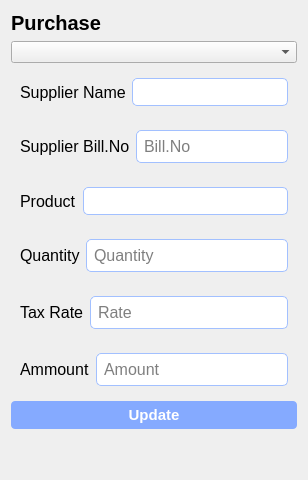
                    <widget class="QWidget" name="page_13">
                     <layout class="QVBoxLayout" name="verticalLayout_21">
                      <item>
                       <widget class="QLabel" name="label_88">
                        <property name="font">
                         <font>
                          <pointsize>15</pointsize>
                          <weight>75</weight>
                          <bold>true</bold>
                         </font>
                        </property>
                        <property name="text">
                         <string>Purchase</string>
                        </property>
                       </widget>
                      </item>
                      <item>
                       <widget class="QComboBox" name="comboBox_8"/>
                      </item>
                      <item>
                       <widget class="QWidget" name="widget_67" native="true">
                        <layout class="QHBoxLayout" name="horizontalLayout_62">
                         <item>
                          <widget class="QLabel" name="label_73">
                           <property name="sizePolicy">
                            <sizepolicy hsizetype="Expanding" vsizetype="Preferred">
                             <horstretch>2</horstretch>
                             <verstretch>0</verstretch>
                            </sizepolicy>
                           </property>
                           <property name="font">
                            <font>
                             <pointsize>12</pointsize>
                            </font>
                           </property>
                           <property name="text">
                            <string>Supplier Name</string>
                           </property>
                          </widget>
                         </item>
                         <item>
                          <widget class="QLineEdit" name="lineEdit_55">
                           <property name="sizePolicy">
                            <sizepolicy hsizetype="Expanding" vsizetype="Fixed">
                             <horstretch>8</horstretch>
                             <verstretch>0</verstretch>
                            </sizepolicy>
                           </property>
                           <property name="styleSheet">
                            <string notr="true">border-radius: 5px;
border: 1px solid rgb(162, 192, 255);
padding: 5px;</string>
                           </property>
                          </widget>
                         </item>
                        </layout>
                       </widget>
                      </item>
                      <item>
                       <widget class="QWidget" name="widget_68" native="true">
                        <layout class="QHBoxLayout" name="horizontalLayout_63">
                         <item>
                          <widget class="QLabel" name="label_74">
                           <property name="sizePolicy">
                            <sizepolicy hsizetype="Expanding" vsizetype="Preferred">
                             <horstretch>2</horstretch>
                             <verstretch>0</verstretch>
                            </sizepolicy>
                           </property>
                           <property name="font">
                            <font>
                             <pointsize>12</pointsize>
                            </font>
                           </property>
                           <property name="text">
                            <string>Supplier Bill.No</string>
                           </property>
                          </widget>
                         </item>
                         <item>
                          <widget class="QLineEdit" name="lineEdit_47">
                           <property name="sizePolicy">
                            <sizepolicy hsizetype="Expanding" vsizetype="Fixed">
                             <horstretch>8</horstretch>
                             <verstretch>0</verstretch>
                            </sizepolicy>
                           </property>
                           <property name="font">
                            <font>
                             <pointsize>12</pointsize>
                            </font>
                           </property>
                           <property name="styleSheet">
                            <string notr="true">border-radius: 5px;
border: 1px solid rgb(162, 192, 255);
padding: 5px;</string>
                           </property>
                           <property name="placeholderText">
                            <string>Bill.No</string>
                           </property>
                          </widget>
                         </item>
                        </layout>
                       </widget>
                      </item>
                      <item>
                       <widget class="QWidget" name="widget_69" native="true">
                        <layout class="QHBoxLayout" name="horizontalLayout_64">
                         <item>
                          <widget class="QLabel" name="label_75">
                           <property name="sizePolicy">
                            <sizepolicy hsizetype="Expanding" vsizetype="Preferred">
                             <horstretch>2</horstretch>
                             <verstretch>0</verstretch>
                            </sizepolicy>
                           </property>
                           <property name="font">
                            <font>
                             <pointsize>12</pointsize>
                            </font>
                           </property>
                           <property name="text">
                            <string>Product</string>
                           </property>
                          </widget>
                         </item>
                         <item>
                          <widget class="QLineEdit" name="lineEdit_56">
                           <property name="sizePolicy">
                            <sizepolicy hsizetype="Expanding" vsizetype="Fixed">
                             <horstretch>8</horstretch>
                             <verstretch>0</verstretch>
                            </sizepolicy>
                           </property>
                           <property name="styleSheet">
                            <string notr="true">border-radius: 5px;
border: 1px solid rgb(162, 192, 255);
padding: 5px;</string>
                           </property>
                          </widget>
                         </item>
                        </layout>
                       </widget>
                      </item>
                      <item>
                       <widget class="QWidget" name="widget_70" native="true">
                        <layout class="QHBoxLayout" name="horizontalLayout_65">
                         <item>
                          <widget class="QLabel" name="label_76">
                           <property name="sizePolicy">
                            <sizepolicy hsizetype="Expanding" vsizetype="Preferred">
                             <horstretch>2</horstretch>
                             <verstretch>0</verstretch>
                            </sizepolicy>
                           </property>
                           <property name="font">
                            <font>
                             <pointsize>12</pointsize>
                            </font>
                           </property>
                           <property name="text">
                            <string>Quantity</string>
                           </property>
                          </widget>
                         </item>
                         <item>
                          <widget class="QLineEdit" name="lineEdit_48">
                           <property name="sizePolicy">
                            <sizepolicy hsizetype="Expanding" vsizetype="Fixed">
                             <horstretch>8</horstretch>
                             <verstretch>0</verstretch>
                            </sizepolicy>
                           </property>
                           <property name="font">
                            <font>
                             <pointsize>12</pointsize>
                            </font>
                           </property>
                           <property name="styleSheet">
                            <string notr="true">border-radius: 5px;
border: 1px solid rgb(162, 192, 255);
padding: 5px;</string>
                           </property>
                           <property name="placeholderText">
                            <string>Quantity</string>
                           </property>
                          </widget>
                         </item>
                        </layout>
                       </widget>
                      </item>
                      <item>
                       <widget class="QWidget" name="widget_71" native="true">
                        <layout class="QHBoxLayout" name="horizontalLayout_66">
                         <item>
                          <widget class="QLabel" name="label_77">
                           <property name="sizePolicy">
                            <sizepolicy hsizetype="Expanding" vsizetype="Preferred">
                             <horstretch>2</horstretch>
                             <verstretch>0</verstretch>
                            </sizepolicy>
                           </property>
                           <property name="font">
                            <font>
                             <pointsize>12</pointsize>
                            </font>
                           </property>
                           <property name="text">
                            <string>Tax Rate</string>
                           </property>
                          </widget>
                         </item>
                         <item>
                          <widget class="QLineEdit" name="lineEdit_49">
                           <property name="sizePolicy">
                            <sizepolicy hsizetype="Expanding" vsizetype="Fixed">
                             <horstretch>8</horstretch>
                             <verstretch>0</verstretch>
                            </sizepolicy>
                           </property>
                           <property name="font">
                            <font>
                             <pointsize>12</pointsize>
                            </font>
                           </property>
                           <property name="styleSheet">
                            <string notr="true">border-radius: 5px;
border: 1px solid rgb(162, 192, 255);
padding: 5px;</string>
                           </property>
                           <property name="placeholderText">
                            <string>Rate</string>
                           </property>
                          </widget>
                         </item>
                        </layout>
                       </widget>
                      </item>
                      <item>
                       <widget class="QWidget" name="widget_72" native="true">
                        <layout class="QHBoxLayout" name="horizontalLayout_67">
                         <item>
                          <widget class="QLabel" name="label_78">
                           <property name="sizePolicy">
                            <sizepolicy hsizetype="Expanding" vsizetype="Preferred">
                             <horstretch>2</horstretch>
                             <verstretch>0</verstretch>
                            </sizepolicy>
                           </property>
                           <property name="font">
                            <font>
                             <pointsize>12</pointsize>
                            </font>
                           </property>
                           <property name="text">
                            <string>Ammount</string>
                           </property>
                          </widget>
                         </item>
                         <item>
                          <widget class="QLineEdit" name="lineEdit_50">
                           <property name="sizePolicy">
                            <sizepolicy hsizetype="Expanding" vsizetype="Fixed">
                             <horstretch>8</horstretch>
                             <verstretch>0</verstretch>
                            </sizepolicy>
                           </property>
                           <property name="font">
                            <font>
                             <pointsize>12</pointsize>
                            </font>
                           </property>
                           <property name="styleSheet">
                            <string notr="true">border-radius: 5px;
border: 1px solid rgb(162, 192, 255);
padding: 5px;</string>
                           </property>
                           <property name="placeholderText">
                            <string>Amount</string>
                           </property>
                          </widget>
                         </item>
                        </layout>
                       </widget>
                      </item>
                      <item>
                       <widget class="QPushButton" name="pushButton_41">
                        <property name="styleSheet">
                         <string notr="true">background-color: rgb(133, 170, 255);
font-size: 15px;
padding: 5px;
color: white;
font-weight: bold;
border-radius: 4px;</string>
                        </property>
                        <property name="text">
                         <string>Update</string>
                        </property>
                       </widget>
                      </item>
                      <item>
                       <spacer name="verticalSpacer_26">
                        <property name="orientation">
                         <enum>Qt::Vertical</enum>
                        </property>
                        <property name="sizeHint" stdset="0">
                         <size>
                          <width>20</width>
                          <height>40</height>
                         </size>
                        </property>
                       </spacer>
                      </item>
                     </layout>
                    </widget>
